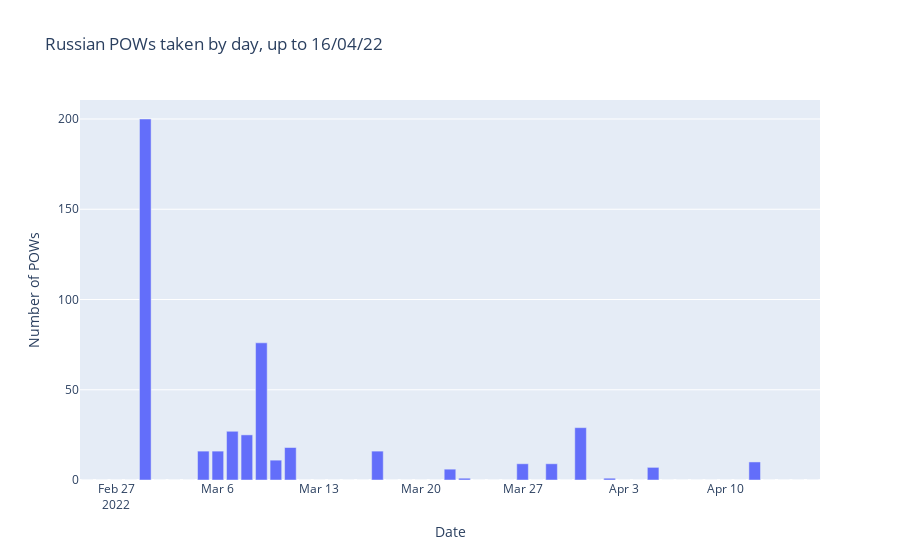

Notebook code for this chart:
### Code cell
fig = px.bar(y=personnel_loss['Difference_POW'], x=personnel_loss['date'],
            title='Russian POWs taken by day, up to 16/04/22')
fig.update_layout(xaxis_title='Date',yaxis_title='Number of POWs')
fig.update_traces(textfont_size=12, textangle=0, textposition='outside', cliponaxis=False)
fig.show()

### Figure 1 — Plotly figure (JSON) as saved in the notebook; plotly's stock layout.template omitted (floating-point values rounded to 4 significant figures)
{"data": [{"alignmentgroup": "True", "cliponaxis": false, "hovertemplate": "x=%{x}<br>y=%{y}<extra></extra>", "legendgroup": "", "marker": {"color": "#636efa", "pattern": {"shape": ""}}, "name": "", "offsetgroup": "", "orientation": "v", "showlegend": false, "textangle": 0, "textfont": {"size": 12}, "textposition": "outside", "type": "bar", "x": ["2022-02-25", "2022-02-26", "2022-02-27", "2022-02-28", "2022-03-01", "2022-03-02", "2022-03-03", "2022-03-04", "2022-03-05", "2022-03-06", "2022-03-07", "2022-03-08", "2022-03-09", "2022-03-10", "2022-03-11", "2022-03-12", "2022-03-13", "2022-03-14", "2022-03-15", "2022-03-16", "2022-03-17", "2022-03-18", "2022-03-19", "2022-03-20", "2022-03-21", "2022-03-22", "2022-03-23", "2022-03-24", "2022-03-25", "2022-03-26", "2022-03-27", "2022-03-28", "2022-03-29", "2022-03-30", "2022-03-31", "2022-04-01", "2022-04-02", "2022-04-03", "2022-04-04", "2022-04-05", "2022-04-06", "2022-04-07", "2022-04-08", "2022-04-09", "2022-04-10", "2022-04-11", "2022-04-12", "2022-04-13", "2022-04-14", "2022-04-15", "2022-04-16"], "xaxis": "x", "y": [0, 0, 0, 0, 200, 0, 0, 0, 16, 16, 27, 25, 76, 11, 18, 0, 0, 0, 0, 0, 16, 0, 0, 0, 0, 6, 1, 0, 0, 0, 9, 0, 9, 0, 29, 0, 1, 0, 0, 7, 0, 0, 0, 0, 0, 0, 10, 0, 0, 0, 0], "yaxis": "y"}], "layout": {"barmode": "relative", "legend": {"tracegroupgap": 0}, "title": {"text": "Russian POWs taken by day, up to 16/04/22"}, "xaxis": {"anchor": "y", "domain": [0, 1], "title": {"text": "Date"}}, "yaxis": {"anchor": "x", "domain": [0, 1], "title": {"text": "Number of POWs"}}}}
